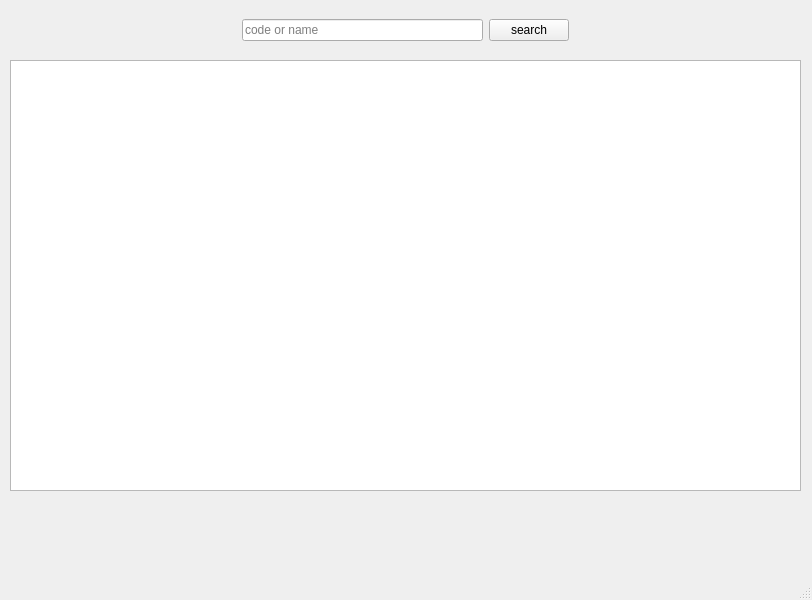
<?xml version="1.0" encoding="UTF-8"?>
<ui version="4.0">
 <class>MainWindow</class>
 <widget class="QMainWindow" name="MainWindow">
  <property name="geometry">
   <rect>
    <x>0</x>
    <y>0</y>
    <width>812</width>
    <height>600</height>
   </rect>
  </property>
  <property name="windowTitle">
   <string>MainWindow</string>
  </property>
  <widget class="QWidget" name="centralwidget">
   <widget class="QWidget" name="verticalLayoutWidget">
    <property name="geometry">
     <rect>
      <x>10</x>
      <y>60</y>
      <width>791</width>
      <height>431</height>
     </rect>
    </property>
    <layout class="QVBoxLayout" name="verticalLayout">
     <item>
      <widget class="QColumnView" name="stockCView"/>
     </item>
    </layout>
   </widget>
   <widget class="QWidget" name="horizontalLayoutWidget">
    <property name="geometry">
     <rect>
      <x>0</x>
      <y>0</y>
      <width>811</width>
      <height>61</height>
     </rect>
    </property>
    <layout class="QHBoxLayout" name="horizontalLayout">
     <property name="sizeConstraint">
      <enum>QLayout::SetDefaultConstraint</enum>
     </property>
     <item>
      <spacer name="horizontalSpacer">
       <property name="orientation">
        <enum>Qt::Horizontal</enum>
       </property>
       <property name="sizeHint" stdset="0">
        <size>
         <width>40</width>
         <height>20</height>
        </size>
       </property>
      </spacer>
     </item>
     <item>
      <widget class="QLineEdit" name="searchEdit">
       <property name="placeholderText">
        <string>code or name</string>
       </property>
      </widget>
     </item>
     <item>
      <widget class="QPushButton" name="searchSubmitBtn">
       <property name="text">
        <string>search</string>
       </property>
      </widget>
     </item>
     <item>
      <spacer name="horizontalSpacer_2">
       <property name="orientation">
        <enum>Qt::Horizontal</enum>
       </property>
       <property name="sizeHint" stdset="0">
        <size>
         <width>40</width>
         <height>20</height>
        </size>
       </property>
      </spacer>
     </item>
    </layout>
   </widget>
   <widget class="QWidget" name="horizontalLayoutWidget_2">
    <property name="geometry">
     <rect>
      <x>0</x>
      <y>490</y>
      <width>811</width>
      <height>61</height>
     </rect>
    </property>
    <layout class="QHBoxLayout" name="horizontalLayout_2"/>
   </widget>
  </widget>
  <widget class="QMenuBar" name="menubar">
   <property name="geometry">
    <rect>
     <x>0</x>
     <y>0</y>
     <width>812</width>
     <height>23</height>
    </rect>
   </property>
  </widget>
  <widget class="QStatusBar" name="statusbar"/>
 </widget>
 <resources/>
 <connections/>
</ui>
